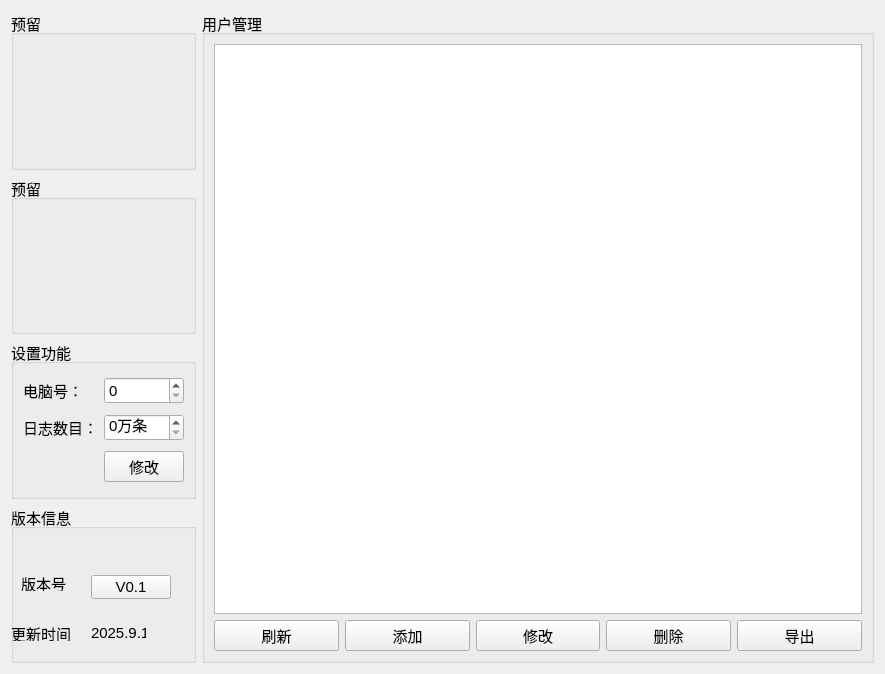
<?xml version="1.0" encoding="UTF-8"?>
<ui version="4.0">
 <class>Forrm</class>
 <widget class="QWidget" name="Forrm">
  <property name="geometry">
   <rect>
    <x>0</x>
    <y>0</y>
    <width>885</width>
    <height>674</height>
   </rect>
  </property>
  <property name="windowTitle">
   <string>Form</string>
  </property>
  <layout class="QGridLayout" name="gridLayout_3">
   <item row="0" column="0">
    <layout class="QVBoxLayout" name="verticalLayout">
     <item>
      <widget class="QGroupBox" name="groupBox_2">
       <property name="font">
        <font>
         <pointsize>11</pointsize>
        </font>
       </property>
       <property name="title">
        <string>预留</string>
       </property>
      </widget>
     </item>
     <item>
      <widget class="QGroupBox" name="groupBox_3">
       <property name="font">
        <font>
         <pointsize>11</pointsize>
        </font>
       </property>
       <property name="title">
        <string>预留</string>
       </property>
      </widget>
     </item>
     <item>
      <widget class="QGroupBox" name="groupBox_4">
       <property name="font">
        <font>
         <pointsize>11</pointsize>
        </font>
       </property>
       <property name="title">
        <string>设置功能</string>
       </property>
       <layout class="QGridLayout" name="gridLayout_2">
        <item row="0" column="0">
         <widget class="QLabel" name="label_4">
          <property name="text">
           <string>电脑号：</string>
          </property>
         </widget>
        </item>
        <item row="0" column="1">
         <widget class="QSpinBox" name="spinBox"/>
        </item>
        <item row="1" column="0">
         <widget class="QLabel" name="label_5">
          <property name="text">
           <string>日志数目：</string>
          </property>
         </widget>
        </item>
        <item row="1" column="1">
         <widget class="QSpinBox" name="spinBox_2">
          <property name="suffix">
           <string>万条</string>
          </property>
         </widget>
        </item>
        <item row="2" column="1">
         <widget class="QPushButton" name="pushButton_7">
          <property name="text">
           <string>修改</string>
          </property>
         </widget>
        </item>
       </layout>
      </widget>
     </item>
     <item>
      <widget class="QGroupBox" name="groupBox_5">
       <property name="font">
        <font>
         <pointsize>11</pointsize>
        </font>
       </property>
       <property name="title">
        <string>版本信息</string>
       </property>
       <widget class="QLabel" name="label">
        <property name="geometry">
         <rect>
          <x>10</x>
          <y>70</y>
          <width>48</width>
          <height>16</height>
         </rect>
        </property>
        <property name="text">
         <string>版本号：</string>
        </property>
       </widget>
       <widget class="QPushButton" name="pushButton_6">
        <property name="geometry">
         <rect>
          <x>80</x>
          <y>70</y>
          <width>80</width>
          <height>24</height>
         </rect>
        </property>
        <property name="text">
         <string>V0.1</string>
        </property>
       </widget>
       <widget class="QLabel" name="label_2">
        <property name="geometry">
         <rect>
          <x>0</x>
          <y>120</y>
          <width>60</width>
          <height>16</height>
         </rect>
        </property>
        <property name="text">
         <string>更新时间：</string>
        </property>
       </widget>
       <widget class="QLabel" name="label_3">
        <property name="geometry">
         <rect>
          <x>80</x>
          <y>120</y>
          <width>55</width>
          <height>16</height>
         </rect>
        </property>
        <property name="text">
         <string>2025.9.18</string>
        </property>
       </widget>
      </widget>
     </item>
    </layout>
   </item>
   <item row="0" column="1">
    <widget class="QGroupBox" name="groupBox">
     <property name="font">
      <font>
       <pointsize>11</pointsize>
      </font>
     </property>
     <property name="title">
      <string>用户管理</string>
     </property>
     <layout class="QGridLayout" name="gridLayout">
      <item row="0" column="0">
       <widget class="QTableWidget" name="tableWidget"/>
      </item>
      <item row="1" column="0">
       <layout class="QHBoxLayout" name="horizontalLayout">
        <item>
         <widget class="QPushButton" name="pushButton">
          <property name="font">
           <font>
            <pointsize>11</pointsize>
           </font>
          </property>
          <property name="text">
           <string>刷新</string>
          </property>
         </widget>
        </item>
        <item>
         <widget class="QPushButton" name="pushButton_2">
          <property name="font">
           <font>
            <pointsize>11</pointsize>
           </font>
          </property>
          <property name="text">
           <string>添加</string>
          </property>
         </widget>
        </item>
        <item>
         <widget class="QPushButton" name="pushButton_3">
          <property name="font">
           <font>
            <pointsize>11</pointsize>
           </font>
          </property>
          <property name="text">
           <string>修改</string>
          </property>
         </widget>
        </item>
        <item>
         <widget class="QPushButton" name="pushButton_5">
          <property name="font">
           <font>
            <pointsize>11</pointsize>
           </font>
          </property>
          <property name="text">
           <string>删除</string>
          </property>
         </widget>
        </item>
        <item>
         <widget class="QPushButton" name="pushButton_4">
          <property name="font">
           <font>
            <pointsize>11</pointsize>
           </font>
          </property>
          <property name="text">
           <string>导出</string>
          </property>
         </widget>
        </item>
       </layout>
      </item>
     </layout>
    </widget>
   </item>
  </layout>
 </widget>
 <resources/>
 <connections/>
</ui>
